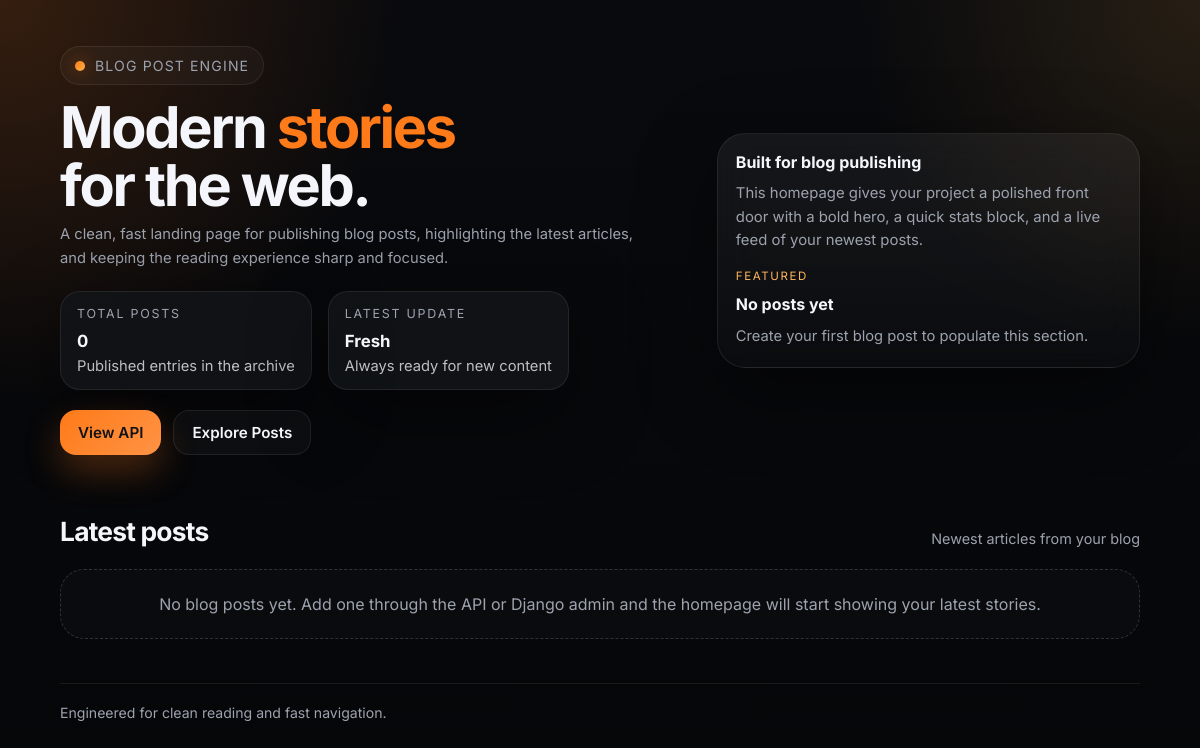
The app's page /, older data.
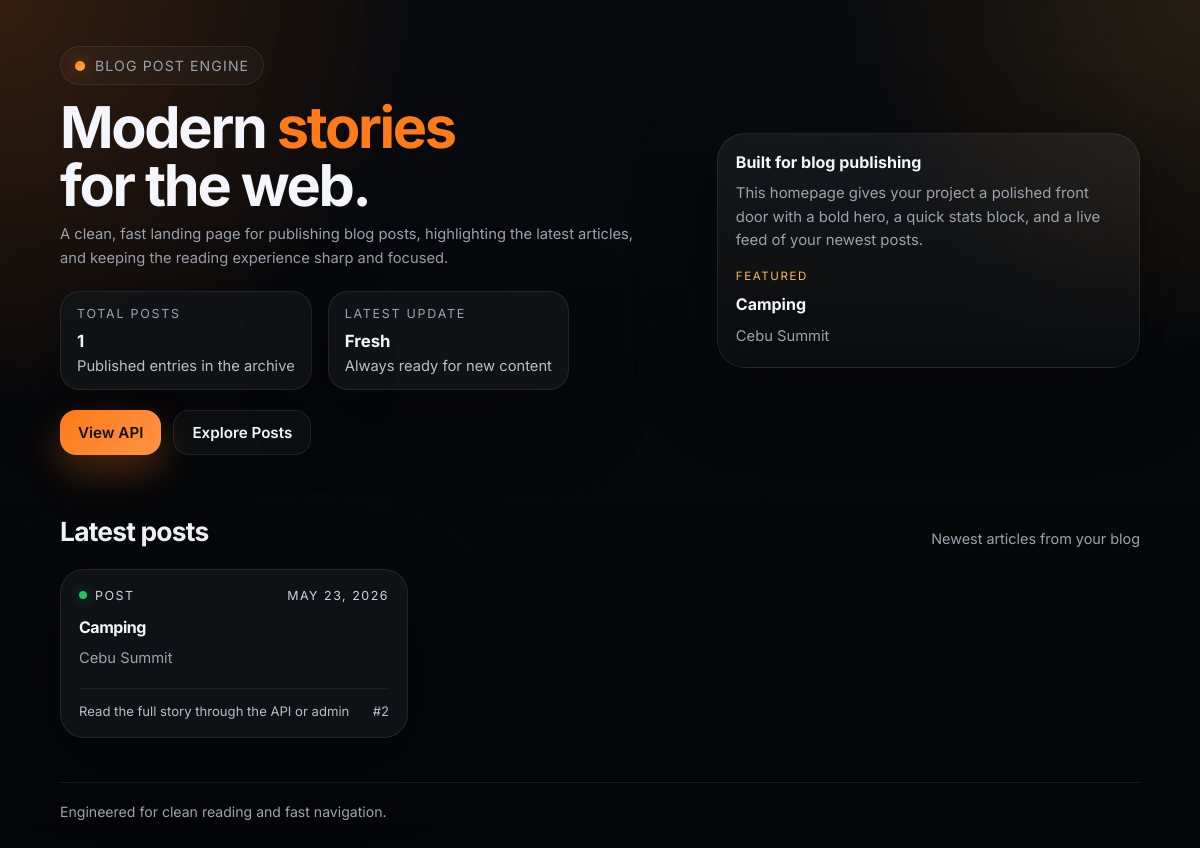
The same page, newer data.
### api/models.py (models this page shows, shortened)
class Post(models.Model):
    title = models.CharField(max_length=100)
    content = models.TextField()
    created_at = models.DateTimeField(auto_now_add=True)

### api/views.py (the view)
# urls.py: path('', views.home, name='home'),
def home(request):
    featured_posts = Post.objects.order_by('-created_at')[:6]
    total_posts = Post.objects.count()
    latest_post = Post.objects.order_by('-created_at').first()
    return render(
        request,
        'api/home.html',
        {
            'featured_posts': featured_posts,
            'total_posts': total_posts,
            'latest_post': latest_post,
        },
    )

### api/templates/api/home.html (shortened to what this page needs)
<!DOCTYPE html>
<html lang="en">
<head>
</head>
<body>
  <main class="shell">
    <section class="hero">
      <div>
        <div class="badge"><span class="badge-dot"></span> Blog Post Engine</div>
        <h1>Modern <span class="accent">stories</span> for the web.</h1>
        <p class="lede">A clean, fast landing page for publishing blog posts, highlighting the latest articles, and keeping the reading experience sharp and focused.</p>
        <div class="stats">
          <div class="stat">
            <div class="stat-label">Total Posts</div>
            <div class="stat-value">{{ total_posts }}</div>
            <div class="stat-note">Published entries in the archive</div>
          </div>
          <div class="stat">
            <div class="stat-label">Latest Update</div>
            <div class="stat-value">Fresh</div>
            <div class="stat-note">Always ready for new content</div>
          </div>
        </div>
        <div class="actions">
          <a class="button button-primary" href="/blogposts/">View API</a>
          <a class="button button-secondary" href="#latest-posts">Explore Posts</a>
        </div>
      </div>
      <aside class="panel">
        <h2>Built for blog publishing</h2>
        <p>This homepage gives your project a polished front door with a bold hero, a quick stats block, and a live feed of your newest posts.</p>
        <div style="height:16px"></div>
        <div class="latest">
          <div class="latest-label">Featured</div>
          {% if latest_post %}
            <div class="latest-title">{{ latest_post.title }}</div>
            <div class="latest-content">{{ latest_post.content|truncatechars:180 }}</div>
          {% else %}
            <div class="latest-title">No posts yet</div>
            <div class="latest-content">Create your first blog post to populate this section.</div>
          {% endif %}
        </div>
      </aside>
    </section>
    <section id="latest-posts">
      <div class="section-title">
        <h2>Latest posts</h2>
        <span>Newest articles from your blog</span>
      </div>
      {% if featured_posts %}
        <div class="card-grid">
          {% for post in featured_posts %}
            <article class="card">
              <div class="card-top">
                <div class="chip"><span class="chip-dot"></span> Post</div>
                <div class="chip">{{ post.created_at|date:"M d, Y" }}</div>
              </div>
              <h3>{{ post.title }}</h3>
              <p>{{ post.content|truncatechars:220 }}</p>
              <div class="meta">
                <span>Read the full story through the API or admin</span>
                <span>#{{ post.id }}</span>
              </div>
            </article>
          {% endfor %}
        </div>
      {% else %}
        <div class="empty">
          No blog posts yet. Add one through the API or Django admin and the homepage will start showing your latest stories.
        </div>
      {% endif %}
    </section>
    <footer>
      <span>Engineered for clean reading and fast navigation.</span>
    </footer>
  </main>
</body>
</html>

Row changes from the older to the newer data that the page shows:
added Post: title "Camping", content "Cebu Summit", created_at "MAY 23, 2026", id "2"
Text that changed along with them:
{{ total_posts }}: "0" → "1"
text no longer shown: "No posts yet Create your first blog post to populate this section. No blog posts yet. Add one through the API or Django admin and the homepage will start showing your latest stories."
